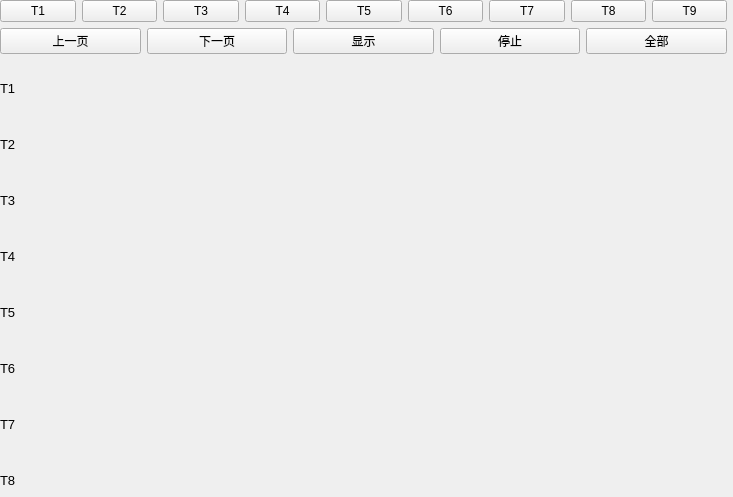
<?xml version="1.0" encoding="UTF-8"?>
<ui version="4.0">
 <class>ShowChart</class>
 <widget class="QWidget" name="ShowChart">
  <property name="geometry">
   <rect>
    <x>0</x>
    <y>0</y>
    <width>733</width>
    <height>497</height>
   </rect>
  </property>
  <property name="windowTitle">
   <string>Form</string>
  </property>
  <widget class="QWidget" name="layoutWidget">
   <property name="geometry">
    <rect>
     <x>0</x>
     <y>0</y>
     <width>727</width>
     <height>564</height>
    </rect>
   </property>
   <layout class="QVBoxLayout" name="verticalLayout_2">
    <property name="sizeConstraint">
     <enum>QLayout::SetDefaultConstraint</enum>
    </property>
    <item>
     <layout class="QHBoxLayout" name="horizontalLayout_7">
      <item>
       <widget class="QPushButton" name="T1Button">
        <property name="text">
         <string>T1</string>
        </property>
       </widget>
      </item>
      <item>
       <widget class="QPushButton" name="T2Button">
        <property name="text">
         <string>T2</string>
        </property>
       </widget>
      </item>
      <item>
       <widget class="QPushButton" name="T3Button">
        <property name="text">
         <string>T3</string>
        </property>
       </widget>
      </item>
      <item>
       <widget class="QPushButton" name="T4Button">
        <property name="text">
         <string>T4</string>
        </property>
       </widget>
      </item>
      <item>
       <widget class="QPushButton" name="T5Button">
        <property name="text">
         <string>T5</string>
        </property>
       </widget>
      </item>
      <item>
       <widget class="QPushButton" name="T6Button">
        <property name="text">
         <string>T6</string>
        </property>
       </widget>
      </item>
      <item>
       <widget class="QPushButton" name="T7Button">
        <property name="text">
         <string>T7</string>
        </property>
       </widget>
      </item>
      <item>
       <widget class="QPushButton" name="T8Button">
        <property name="text">
         <string>T8</string>
        </property>
       </widget>
      </item>
      <item>
       <widget class="QPushButton" name="T9Button">
        <property name="text">
         <string>T9</string>
        </property>
       </widget>
      </item>
     </layout>
    </item>
    <item>
     <layout class="QHBoxLayout" name="horizontalLayout_8">
      <property name="bottomMargin">
       <number>0</number>
      </property>
      <item>
       <widget class="QPushButton" name="previousPage">
        <property name="text">
         <string>上一页</string>
        </property>
       </widget>
      </item>
      <item>
       <widget class="QPushButton" name="nextPage">
        <property name="text">
         <string>下一页</string>
        </property>
       </widget>
      </item>
      <item>
       <widget class="QPushButton" name="displayButton">
        <property name="minimumSize">
         <size>
          <width>0</width>
          <height>0</height>
         </size>
        </property>
        <property name="text">
         <string>显示</string>
        </property>
       </widget>
      </item>
      <item>
       <widget class="QPushButton" name="stopButton">
        <property name="minimumSize">
         <size>
          <width>0</width>
          <height>0</height>
         </size>
        </property>
        <property name="text">
         <string>停止</string>
        </property>
       </widget>
      </item>
      <item>
       <widget class="QPushButton" name="fulllScreenButton">
        <property name="text">
         <string>全部</string>
        </property>
       </widget>
      </item>
     </layout>
    </item>
    <item>
     <widget class="QStackedWidget" name="stackedWidget">
      <property name="enabled">
       <bool>true</bool>
      </property>
      <property name="sizePolicy">
       <sizepolicy hsizetype="Expanding" vsizetype="Expanding">
        <horstretch>0</horstretch>
        <verstretch>0</verstretch>
       </sizepolicy>
      </property>
      <property name="minimumSize">
       <size>
        <width>650</width>
        <height>500</height>
       </size>
      </property>
      <property name="baseSize">
       <size>
        <width>500</width>
        <height>500</height>
       </size>
      </property>
      <property name="currentIndex">
       <number>9</number>
      </property>
      <widget class="QWidget" name="page1">
       <property name="sizePolicy">
        <sizepolicy hsizetype="Expanding" vsizetype="Expanding">
         <horstretch>0</horstretch>
         <verstretch>0</verstretch>
        </sizepolicy>
       </property>
       <property name="minimumSize">
        <size>
         <width>500</width>
         <height>500</height>
        </size>
       </property>
       <layout class="QVBoxLayout" name="verticalLayout_4">
        <item>
         <layout class="QGridLayout" name="gridLayout" rowstretch="0,0,0" columnstretch="0,0">
          <property name="sizeConstraint">
           <enum>QLayout::SetDefaultConstraint</enum>
          </property>
          <item row="1" column="0">
           <widget class="QLabel" name="t1">
            <property name="sizePolicy">
             <sizepolicy hsizetype="Preferred" vsizetype="Preferred">
              <horstretch>0</horstretch>
              <verstretch>0</verstretch>
             </sizepolicy>
            </property>
            <property name="text">
             <string>T1</string>
            </property>
           </widget>
          </item>
          <item row="2" column="1">
           <widget class="QLabel" name="t1Z">
            <property name="sizePolicy">
             <sizepolicy hsizetype="Preferred" vsizetype="Preferred">
              <horstretch>0</horstretch>
              <verstretch>0</verstretch>
             </sizepolicy>
            </property>
            <property name="text">
             <string>Z-垂直</string>
            </property>
           </widget>
          </item>
          <item row="0" column="1">
           <widget class="QLabel" name="t1X">
            <property name="sizePolicy">
             <sizepolicy hsizetype="Preferred" vsizetype="Preferred">
              <horstretch>0</horstretch>
              <verstretch>0</verstretch>
             </sizepolicy>
            </property>
            <property name="text">
             <string>X-东西</string>
            </property>
           </widget>
          </item>
          <item row="1" column="1">
           <widget class="QLabel" name="t1Y">
            <property name="sizePolicy">
             <sizepolicy hsizetype="Preferred" vsizetype="Preferred">
              <horstretch>0</horstretch>
              <verstretch>0</verstretch>
             </sizepolicy>
            </property>
            <property name="text">
             <string>Y-北南</string>
            </property>
           </widget>
          </item>
         </layout>
        </item>
       </layout>
      </widget>
      <widget class="QWidget" name="page2">
       <property name="sizePolicy">
        <sizepolicy hsizetype="Expanding" vsizetype="Expanding">
         <horstretch>0</horstretch>
         <verstretch>0</verstretch>
        </sizepolicy>
       </property>
       <property name="minimumSize">
        <size>
         <width>500</width>
         <height>500</height>
        </size>
       </property>
       <layout class="QVBoxLayout" name="verticalLayout_5">
        <item>
         <layout class="QGridLayout" name="gridLayout_2">
          <item row="0" column="1">
           <widget class="QLabel" name="t2X">
            <property name="text">
             <string>X-东西</string>
            </property>
           </widget>
          </item>
          <item row="1" column="1">
           <widget class="QLabel" name="t2Y">
            <property name="text">
             <string>Y-北南</string>
            </property>
           </widget>
          </item>
          <item row="1" column="0">
           <widget class="QLabel" name="t2">
            <property name="text">
             <string>T2</string>
            </property>
           </widget>
          </item>
          <item row="2" column="1">
           <widget class="QLabel" name="t2Z">
            <property name="text">
             <string>Z-垂直</string>
            </property>
           </widget>
          </item>
         </layout>
        </item>
       </layout>
      </widget>
      <widget class="QWidget" name="page3">
       <property name="sizePolicy">
        <sizepolicy hsizetype="Expanding" vsizetype="Expanding">
         <horstretch>0</horstretch>
         <verstretch>0</verstretch>
        </sizepolicy>
       </property>
       <property name="minimumSize">
        <size>
         <width>500</width>
         <height>500</height>
        </size>
       </property>
       <layout class="QVBoxLayout" name="verticalLayout_6">
        <item>
         <layout class="QGridLayout" name="gridLayout_3">
          <item row="2" column="1">
           <widget class="QLabel" name="t3Z">
            <property name="text">
             <string>Z-垂直</string>
            </property>
           </widget>
          </item>
          <item row="1" column="1">
           <widget class="QLabel" name="t3Y">
            <property name="text">
             <string>Y-北南</string>
            </property>
           </widget>
          </item>
          <item row="0" column="1">
           <widget class="QLabel" name="t3X">
            <property name="text">
             <string>X-东西</string>
            </property>
           </widget>
          </item>
          <item row="1" column="0">
           <widget class="QLabel" name="t3">
            <property name="text">
             <string>T3</string>
            </property>
           </widget>
          </item>
         </layout>
        </item>
       </layout>
      </widget>
      <widget class="QWidget" name="page4">
       <property name="sizePolicy">
        <sizepolicy hsizetype="Expanding" vsizetype="Expanding">
         <horstretch>0</horstretch>
         <verstretch>0</verstretch>
        </sizepolicy>
       </property>
       <layout class="QVBoxLayout" name="verticalLayout_7">
        <item>
         <layout class="QGridLayout" name="gridLayout_4">
          <item row="0" column="1">
           <widget class="QLabel" name="t4X">
            <property name="text">
             <string>X-东西</string>
            </property>
           </widget>
          </item>
          <item row="1" column="1">
           <widget class="QLabel" name="t4Y">
            <property name="text">
             <string>Y-北南</string>
            </property>
           </widget>
          </item>
          <item row="2" column="1">
           <widget class="QLabel" name="t4Z">
            <property name="text">
             <string>Z-垂直</string>
            </property>
           </widget>
          </item>
          <item row="1" column="0">
           <widget class="QLabel" name="t4">
            <property name="text">
             <string>T4</string>
            </property>
           </widget>
          </item>
         </layout>
        </item>
       </layout>
      </widget>
      <widget class="QWidget" name="page5">
       <property name="sizePolicy">
        <sizepolicy hsizetype="Expanding" vsizetype="Expanding">
         <horstretch>0</horstretch>
         <verstretch>0</verstretch>
        </sizepolicy>
       </property>
       <layout class="QVBoxLayout" name="verticalLayout_8">
        <item>
         <layout class="QGridLayout" name="gridLayout_5">
          <item row="2" column="2">
           <widget class="QLabel" name="t5Y">
            <property name="text">
             <string>Y-北南</string>
            </property>
           </widget>
          </item>
          <item row="2" column="0">
           <widget class="QLabel" name="t5">
            <property name="text">
             <string>T5</string>
            </property>
           </widget>
          </item>
          <item row="1" column="2">
           <widget class="QLabel" name="t5X">
            <property name="text">
             <string>X-东西</string>
            </property>
           </widget>
          </item>
          <item row="3" column="2">
           <widget class="QLabel" name="t5Z">
            <property name="text">
             <string>Z-垂直</string>
            </property>
           </widget>
          </item>
         </layout>
        </item>
       </layout>
      </widget>
      <widget class="QWidget" name="page6">
       <property name="sizePolicy">
        <sizepolicy hsizetype="Expanding" vsizetype="Expanding">
         <horstretch>0</horstretch>
         <verstretch>0</verstretch>
        </sizepolicy>
       </property>
       <layout class="QVBoxLayout" name="verticalLayout_9">
        <item>
         <layout class="QGridLayout" name="gridLayout_6">
          <item row="1" column="1">
           <widget class="QLabel" name="t6Y">
            <property name="text">
             <string>Y-北南</string>
            </property>
           </widget>
          </item>
          <item row="2" column="1">
           <widget class="QLabel" name="t6Z">
            <property name="text">
             <string>Z-垂直</string>
            </property>
           </widget>
          </item>
          <item row="1" column="0">
           <widget class="QLabel" name="t6">
            <property name="text">
             <string>T6</string>
            </property>
           </widget>
          </item>
          <item row="0" column="1">
           <widget class="QLabel" name="t6X">
            <property name="text">
             <string>X-东西</string>
            </property>
           </widget>
          </item>
         </layout>
        </item>
       </layout>
      </widget>
      <widget class="QWidget" name="page7">
       <property name="sizePolicy">
        <sizepolicy hsizetype="Expanding" vsizetype="Expanding">
         <horstretch>0</horstretch>
         <verstretch>0</verstretch>
        </sizepolicy>
       </property>
       <layout class="QVBoxLayout" name="verticalLayout_10">
        <item>
         <layout class="QGridLayout" name="gridLayout_7">
          <item row="1" column="1">
           <widget class="QLabel" name="t7Y">
            <property name="text">
             <string>Y-北南</string>
            </property>
           </widget>
          </item>
          <item row="0" column="1">
           <widget class="QLabel" name="t7X">
            <property name="text">
             <string>X-东西</string>
            </property>
           </widget>
          </item>
          <item row="1" column="0">
           <widget class="QLabel" name="t7">
            <property name="text">
             <string>T7</string>
            </property>
           </widget>
          </item>
          <item row="2" column="1">
           <widget class="QLabel" name="t7Z">
            <property name="text">
             <string>Z-垂直</string>
            </property>
           </widget>
          </item>
         </layout>
        </item>
       </layout>
      </widget>
      <widget class="QWidget" name="page8">
       <property name="sizePolicy">
        <sizepolicy hsizetype="Expanding" vsizetype="Expanding">
         <horstretch>0</horstretch>
         <verstretch>0</verstretch>
        </sizepolicy>
       </property>
       <layout class="QVBoxLayout" name="verticalLayout_11">
        <item>
         <layout class="QGridLayout" name="gridLayout_8">
          <item row="0" column="1">
           <widget class="QLabel" name="t8X">
            <property name="text">
             <string>X-东西</string>
            </property>
           </widget>
          </item>
          <item row="1" column="0">
           <widget class="QLabel" name="t8">
            <property name="text">
             <string>T8</string>
            </property>
           </widget>
          </item>
          <item row="1" column="1">
           <widget class="QLabel" name="t8Y">
            <property name="text">
             <string>Y-北南</string>
            </property>
           </widget>
          </item>
          <item row="2" column="1">
           <widget class="QLabel" name="t8Z">
            <property name="text">
             <string>Z-垂直</string>
            </property>
           </widget>
          </item>
         </layout>
        </item>
       </layout>
      </widget>
      <widget class="QWidget" name="page9">
       <property name="sizePolicy">
        <sizepolicy hsizetype="Expanding" vsizetype="Expanding">
         <horstretch>0</horstretch>
         <verstretch>0</verstretch>
        </sizepolicy>
       </property>
       <layout class="QVBoxLayout" name="verticalLayout_12">
        <item>
         <layout class="QGridLayout" name="gridLayout_9">
          <item row="1" column="0">
           <widget class="QLabel" name="t9">
            <property name="text">
             <string>T9</string>
            </property>
           </widget>
          </item>
          <item row="1" column="1">
           <widget class="QLabel" name="t9Y">
            <property name="text">
             <string>Y-北南</string>
            </property>
           </widget>
          </item>
          <item row="0" column="1">
           <widget class="QLabel" name="t9X">
            <property name="text">
             <string>X-东西</string>
            </property>
           </widget>
          </item>
          <item row="2" column="1">
           <widget class="QLabel" name="t9Z">
            <property name="text">
             <string>Z-垂直</string>
            </property>
           </widget>
          </item>
         </layout>
        </item>
       </layout>
      </widget>
      <widget class="QWidget" name="page10">
       <property name="sizePolicy">
        <sizepolicy hsizetype="Expanding" vsizetype="Expanding">
         <horstretch>0</horstretch>
         <verstretch>0</verstretch>
        </sizepolicy>
       </property>
       <property name="font">
        <font>
         <pointsize>6</pointsize>
        </font>
       </property>
       <layout class="QVBoxLayout" name="verticalLayout_13">
        <property name="spacing">
         <number>0</number>
        </property>
        <property name="leftMargin">
         <number>0</number>
        </property>
        <property name="topMargin">
         <number>0</number>
        </property>
        <property name="rightMargin">
         <number>0</number>
        </property>
        <property name="bottomMargin">
         <number>0</number>
        </property>
        <item>
         <layout class="QGridLayout" name="gridLayout_10">
          <property name="spacing">
           <number>0</number>
          </property>
          <item row="6" column="0">
           <widget class="QLabel" name="tt7">
            <property name="font">
             <font>
              <pointsize>10</pointsize>
             </font>
            </property>
            <property name="text">
             <string>T7</string>
            </property>
           </widget>
          </item>
          <item row="0" column="0">
           <widget class="QLabel" name="tt1">
            <property name="font">
             <font>
              <pointsize>10</pointsize>
             </font>
            </property>
            <property name="text">
             <string>T1</string>
            </property>
           </widget>
          </item>
          <item row="3" column="0">
           <widget class="QLabel" name="tt4">
            <property name="font">
             <font>
              <pointsize>10</pointsize>
             </font>
            </property>
            <property name="text">
             <string>T4</string>
            </property>
           </widget>
          </item>
          <item row="2" column="0">
           <widget class="QLabel" name="tt3">
            <property name="font">
             <font>
              <pointsize>10</pointsize>
             </font>
            </property>
            <property name="text">
             <string>T3</string>
            </property>
           </widget>
          </item>
          <item row="8" column="0">
           <widget class="QLabel" name="tt9">
            <property name="font">
             <font>
              <pointsize>10</pointsize>
             </font>
            </property>
            <property name="text">
             <string>T9</string>
            </property>
           </widget>
          </item>
          <item row="7" column="0">
           <widget class="QLabel" name="tt8">
            <property name="font">
             <font>
              <pointsize>10</pointsize>
             </font>
            </property>
            <property name="text">
             <string>T8</string>
            </property>
           </widget>
          </item>
          <item row="1" column="0">
           <widget class="QLabel" name="tt2">
            <property name="font">
             <font>
              <pointsize>10</pointsize>
             </font>
            </property>
            <property name="text">
             <string>T2</string>
            </property>
           </widget>
          </item>
          <item row="5" column="0">
           <widget class="QLabel" name="tt6">
            <property name="font">
             <font>
              <pointsize>10</pointsize>
             </font>
            </property>
            <property name="text">
             <string>T6</string>
            </property>
           </widget>
          </item>
          <item row="4" column="0">
           <widget class="QLabel" name="tt5">
            <property name="font">
             <font>
              <pointsize>10</pointsize>
             </font>
            </property>
            <property name="text">
             <string>T5</string>
            </property>
           </widget>
          </item>
         </layout>
        </item>
       </layout>
      </widget>
     </widget>
    </item>
   </layout>
  </widget>
 </widget>
 <resources/>
 <connections/>
</ui>
